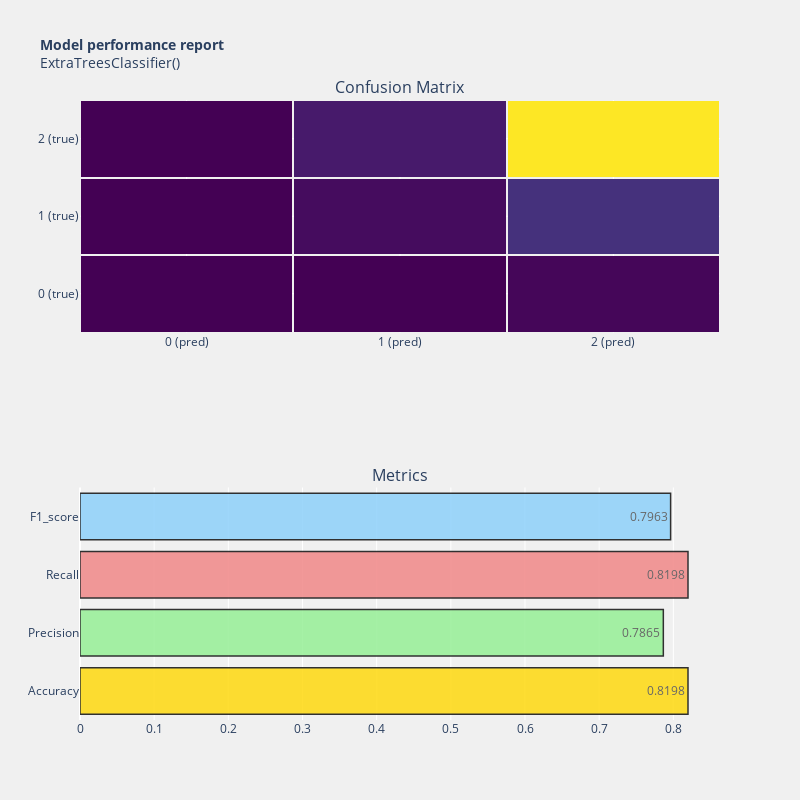

Source (notebook cell):
### Code cell
model_performance(extree,y_test, y_pred)

### Figure 1 — Plotly figure (JSON) as saved in the notebook; plotly's stock layout.template omitted (floating-point values rounded to 4 significant figures)
{"data": [{"colorscale": [[0, "#440154"], [0.1111, "#482878"], [0.2222, "#3e4989"], [0.3333, "#31688e"], [0.4444, "#26828e"], [0.5556, "#1f9e89"], [0.6667, "#35b779"], [0.7778, "#6ece58"], [0.8889, "#b5de2b"], [1, "#fde725"]], "showscale": false, "type": "heatmap", "x": ["0 (pred)", "1 (pred)", "2 (pred)"], "xaxis": "x", "xgap": 2, "y": ["0 (true)", "1 (true)", "2 (true)"], "yaxis": "y", "ygap": 2, "z": [[2, 3, 44], [0, 90, 411], [1, 207, 2937]]}, {"marker": {"color": ["gold", "lightgreen", "lightcoral", "lightskyblue"], "line": {"color": "#000000", "width": 1.5}}, "opacity": 0.8, "orientation": "h", "text": [0.8198, 0.7865, 0.8198, 0.7963], "textposition": "auto", "type": "bar", "x": [0.8198, 0.7865, 0.8198, 0.7963], "xaxis": "x2", "y": ["Accuracy", "Precision", "Recall", "F1_score"], "yaxis": "y2"}], "layout": {"annotations": [{"font": {"size": 16}, "showarrow": false, "text": "Confusion Matrix", "x": 0.5, "xanchor": "center", "xref": "paper", "y": 1, "yanchor": "bottom", "yref": "paper"}, {"font": {"size": 16}, "showarrow": false, "text": "Metrics", "x": 0.5, "xanchor": "center", "xref": "paper", "y": 0.375, "yanchor": "bottom", "yref": "paper"}], "autosize": true, "height": 800, "paper_bgcolor": "rgba(240,240,240, 0.95)", "plot_bgcolor": "rgba(240,240,240, 0.95)", "showlegend": false, "title": {"font": {"size": 14}, "text": "<b>Model performance report</b><br>ExtraTreesClassifier()"}, "width": 800, "xaxis": {"anchor": "y", "domain": [0, 1]}, "xaxis2": {"anchor": "y2", "domain": [0, 1]}, "yaxis": {"anchor": "x", "domain": [0.625, 1]}, "yaxis2": {"anchor": "x2", "domain": [0, 0.375]}}}
